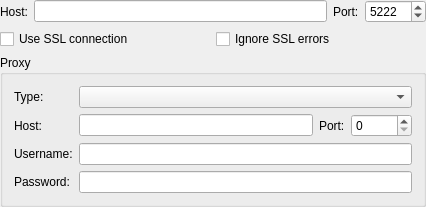
<ui version="4.0" >
 <class>ConnectionOptionsWidgetClass</class>
 <widget class="QWidget" name="ConnectionOptionsWidgetClass" >
  <property name="geometry" >
   <rect>
    <x>0</x>
    <y>0</y>
    <width>426</width>
    <height>191</height>
   </rect>
  </property>
  <layout class="QVBoxLayout" >
   <property name="margin" >
    <number>0</number>
   </property>
   <item>
    <layout class="QHBoxLayout" >
     <item>
      <widget class="QLabel" name="label_11" >
       <property name="text" >
        <string>Host:</string>
       </property>
       <property name="buddy" >
        <cstring>lneHost</cstring>
       </property>
      </widget>
     </item>
     <item>
      <widget class="QLineEdit" name="lneHost" />
     </item>
     <item>
      <widget class="QLabel" name="label_12" >
       <property name="text" >
        <string>Port:</string>
       </property>
       <property name="buddy" >
        <cstring>spbPort</cstring>
       </property>
      </widget>
     </item>
     <item>
      <widget class="QSpinBox" name="spbPort" >
       <property name="sizePolicy" >
        <sizepolicy vsizetype="Fixed" hsizetype="Preferred" >
         <horstretch>0</horstretch>
         <verstretch>0</verstretch>
        </sizepolicy>
       </property>
       <property name="minimumSize" >
        <size>
         <width>60</width>
         <height>0</height>
        </size>
       </property>
       <property name="maximum" >
        <number>65535</number>
       </property>
       <property name="value" >
        <number>5222</number>
       </property>
      </widget>
     </item>
    </layout>
   </item>
   <item>
    <layout class="QHBoxLayout" >
     <item>
      <widget class="QCheckBox" name="chbUseSSL" >
       <property name="text" >
        <string>Use SSL connection</string>
       </property>
      </widget>
     </item>
     <item>
      <widget class="QCheckBox" name="chbIgnoreSSLWarnings" >
       <property name="text" >
        <string>Ignore SSL errors</string>
       </property>
      </widget>
     </item>
    </layout>
   </item>
   <item>
    <widget class="QGroupBox" name="grbProxy" >
     <property name="title" >
      <string>Proxy</string>
     </property>
     <layout class="QVBoxLayout" >
      <item>
       <layout class="QGridLayout" >
        <item row="0" column="0" >
         <widget class="QLabel" name="label_7" >
          <property name="text" >
           <string>Type:</string>
          </property>
          <property name="buddy" >
           <cstring>cmbProxyType</cstring>
          </property>
         </widget>
        </item>
        <item row="0" column="1" colspan="3" >
         <widget class="QComboBox" name="cmbProxyType" >
          <property name="sizePolicy" >
           <sizepolicy vsizetype="Fixed" hsizetype="Expanding" >
            <horstretch>0</horstretch>
            <verstretch>0</verstretch>
           </sizepolicy>
          </property>
         </widget>
        </item>
        <item row="1" column="0" >
         <widget class="QLabel" name="label_8" >
          <property name="text" >
           <string>Host:</string>
          </property>
          <property name="buddy" >
           <cstring>lneProxyHost</cstring>
          </property>
         </widget>
        </item>
        <item row="1" column="1" >
         <widget class="QLineEdit" name="lneProxyHost" />
        </item>
        <item row="1" column="2" >
         <widget class="QLabel" name="label_13" >
          <property name="text" >
           <string>Port:</string>
          </property>
          <property name="buddy" >
           <cstring>spbProxyPort</cstring>
          </property>
         </widget>
        </item>
        <item row="1" column="3" >
         <widget class="QSpinBox" name="spbProxyPort" >
          <property name="minimumSize" >
           <size>
            <width>60</width>
            <height>0</height>
           </size>
          </property>
          <property name="maximum" >
           <number>65535</number>
          </property>
         </widget>
        </item>
        <item row="2" column="0" >
         <widget class="QLabel" name="label_9" >
          <property name="text" >
           <string>Username:</string>
          </property>
          <property name="buddy" >
           <cstring>lneProxyUser</cstring>
          </property>
         </widget>
        </item>
        <item row="2" column="1" colspan="3" >
         <widget class="QLineEdit" name="lneProxyUser" />
        </item>
        <item row="3" column="0" >
         <widget class="QLabel" name="label_10" >
          <property name="text" >
           <string>Password:</string>
          </property>
          <property name="buddy" >
           <cstring>lneProxyPassword</cstring>
          </property>
         </widget>
        </item>
        <item row="3" column="1" colspan="3" >
         <widget class="QLineEdit" name="lneProxyPassword" >
          <property name="echoMode" >
           <enum>QLineEdit::PasswordEchoOnEdit</enum>
          </property>
         </widget>
        </item>
       </layout>
      </item>
     </layout>
    </widget>
   </item>
  </layout>
 </widget>
 <layoutdefault spacing="6" margin="11" />
 <resources/>
 <connections/>
</ui>
